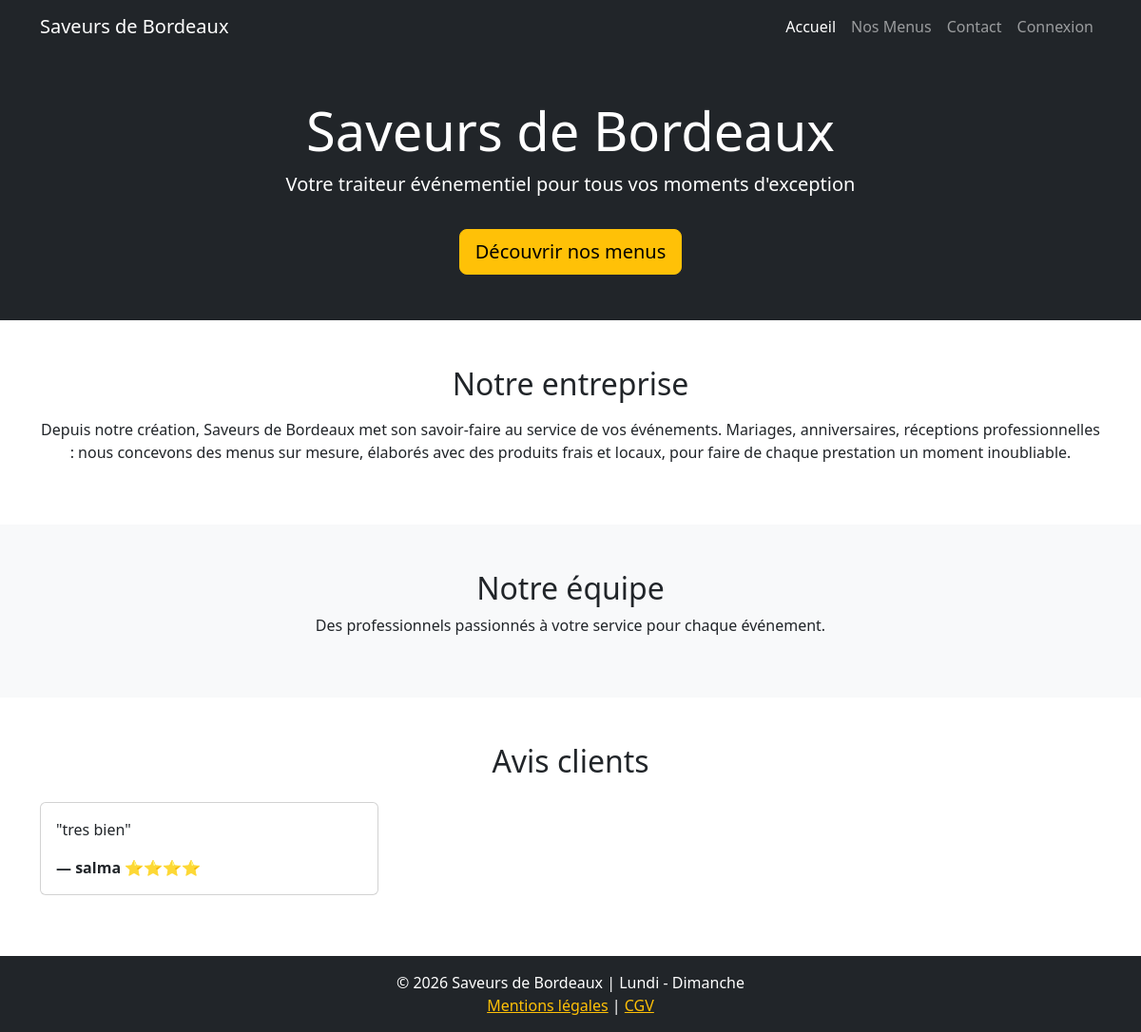
The page /pages/index.php on the database its author committed.
### tables this page shows
CREATE TABLE `avis` (
  `avis_id` int NOT NULL,
  `note` int DEFAULT NULL,
  `description` varchar(30) DEFAULT NULL,
  `statut` varchar(30) DEFAULT NULL,
  `utilisateur_id` int DEFAULT NULL,
  `commande_id` int DEFAULT NULL
);

CREATE TABLE `utilisateur` (
  `utilisateur_id` int NOT NULL,
  `email` varchar(50) DEFAULT NULL,
  `password` varchar(255) DEFAULT NULL,
  `nom` varchar(50) DEFAULT NULL,
  `prenom` varchar(50) DEFAULT NULL,
  `telephone` varchar(50) DEFAULT NULL,
  `ville` varchar(50) DEFAULT NULL,
  `pays` varchar(50) DEFAULT NULL,
  `adresse_postale` varchar(50) DEFAULT NULL,
  `role_id` int DEFAULT NULL,
  `reset_token` varchar(255) DEFAULT NULL,
  `reset_token_expire` datetime DEFAULT NULL,
  `actif` tinyint(1) NOT NULL DEFAULT '1'
);

### pages/index.php (the view, shortened to what this page needs)
<?php
require_once '../php/config.php';
$avis_valides = $pdo->query("
    SELECT avis.note, avis.description, utilisateur.prenom
    FROM avis
    JOIN utilisateur ON avis.utilisateur_id = utilisateur.utilisateur_id
    WHERE avis.statut = 'validé'
    ORDER BY avis.avis_id DESC
")->fetchAll(PDO::FETCH_ASSOC);
?>
<!DOCTYPE html>
<html lang="fr">
<head>
  <link href="https://cdn.jsdelivr.net/npm/bootstrap@5.3.0/dist/css/bootstrap.min.css" rel="stylesheet">
</head>
<body class="d-flex flex-column min-vh-100">
  <nav class="navbar navbar-expand-lg navbar-dark bg-dark">
    <div class="container">
      <a class="navbar-brand" href="index.php">Saveurs de Bordeaux</a>
      <div class="collapse navbar-collapse" id="navMenu">
        <ul class="navbar-nav ms-auto">
          <li class="nav-item"><a class="nav-link active" href="index.php">Accueil</a></li>
          <li class="nav-item"><a class="nav-link" href="menus.php">Nos Menus</a></li>
          <li class="nav-item"><a class="nav-link" href="contact.php">Contact</a></li>
          <li class="nav-item"><a class="nav-link" href="connexion.php">Connexion</a></li>
        </ul>
      </div>
    </div>
  </nav>
  <section class="bg-dark text-white text-center py-5">
    <div class="container">
      <h1 class="display-4">Saveurs de Bordeaux</h1>
      <p class="lead">Votre traiteur événementiel pour tous vos moments d'exception</p>
      <a href="menus.php" class="btn btn-warning btn-lg mt-3">Découvrir nos menus</a>
    </div>
  </section>
  <section class="container my-5">
    <div class="row align-items-center">
      <div class="col-md-12 text-center">
        <h2>Notre entreprise</h2>
        <p class="mt-3">
          Depuis notre création, Saveurs de Bordeaux met son savoir-faire au service de vos événements.
          Mariages, anniversaires, réceptions professionnelles : nous concevons des menus sur mesure,
          élaborés avec des produits frais et locaux, pour faire de chaque prestation un moment inoubliable.
        </p>
      </div>
    </div>
  </section>
  <section class="bg-light py-5">
    <div class="container text-center">
      <h2>Notre équipe</h2>
      <p>Des professionnels passionnés à votre service pour chaque événement.</p>
    </div>
  </section>
  <section class="container my-5">
    <h2 class="text-center mb-4">Avis clients</h2>
    <div class="row">
      <?php if (empty($avis_valides)): ?>
        <p class="text-center text-muted">Aucun avis pour le moment.</p>
      <?php else: ?>
        <?php foreach ($avis_valides as $avis): ?>
          <div class="col-md-4 mb-3">
            <div class="card p-3 h-100">
              <p>"<?= htmlspecialchars($avis['description']) ?>"</p>
              <strong>— <?= htmlspecialchars($avis['prenom']) ?> <?= str_repeat('⭐', (int)$avis['note']) ?></strong>
            </div>
          </div>
        <?php endforeach; ?>
      <?php endif; ?>
    </div>
  </section>
  <footer class="bg-dark text-white text-center py-3 mt-auto">
    <p class="mb-0">© 2026 Saveurs de Bordeaux | Lundi - Dimanche</p>
    <a href="mentions-legales.html" class="text-warning">Mentions légales</a> |
    <a href="cgv.html" class="text-warning">CGV</a>
  </footer>
</body>
</html>

### rows shown on the page
avis: description "tres bien", utilisateur.prenom "salma", note "⭐⭐⭐⭐"
